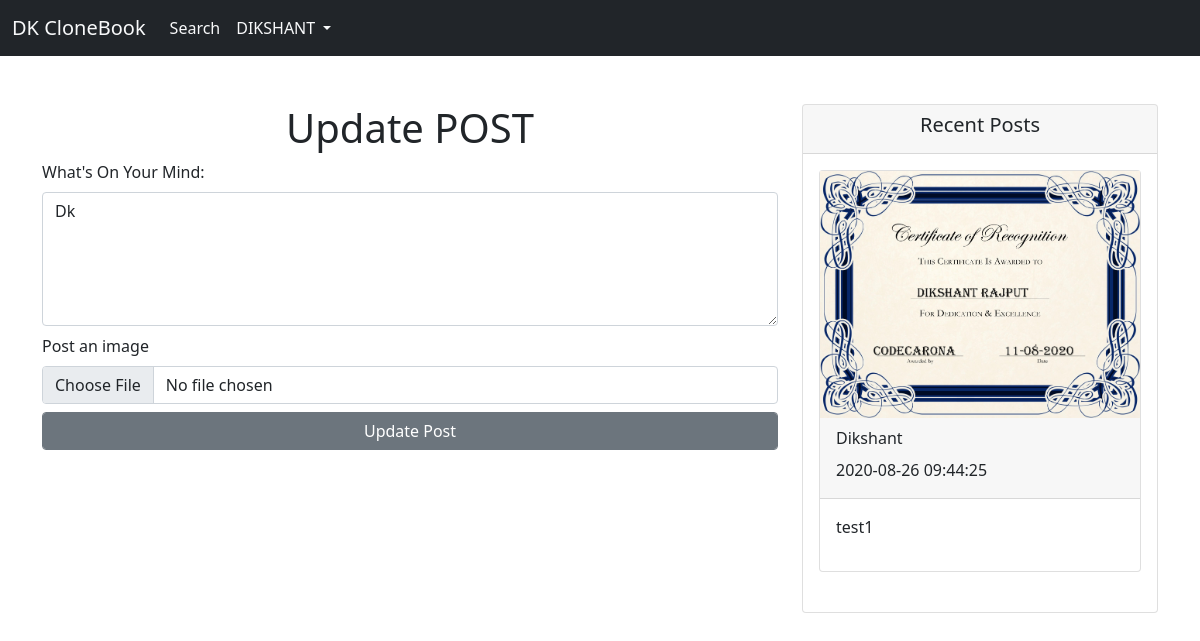
Page /updatepost.php?id=5 (signed in) on the committed database.
### tables this page shows
CREATE TABLE `posts` (
  `id` int(11) NOT NULL,
  `user_id` int(11) NOT NULL,
  `text` text NOT NULL,
  `image` varchar(255) NOT NULL,
  `added_on` datetime NOT NULL,
  `likes` int(11) NOT NULL,
  `comments` int(11) NOT NULL,
  `tag` int(11) NOT NULL
);

CREATE TABLE `users` (
  `id` int(11) NOT NULL,
  `name` varchar(255) NOT NULL,
  `username` varchar(255) NOT NULL,
  `password` varchar(255) NOT NULL,
  `last_login` bigint(20) NOT NULL,
  `profile_photo` varchar(255) NOT NULL DEFAULT 'blank.png'
);

### updatepost.php (the view, shortened to what this page needs)
<?php
    include "includes/header.inc.php";
    include "includes/connection.inc.php";
        ?>
        <?php
    $id = $_GET["id"];
    $query = "select posts.*,users.name from posts,users where posts.user_id=users.id and user_id=:user_id order by id desc limit 1";
        $stmt = $connection->prepare($query);
        $stmt->execute(["user_id"=>$_SESSION["user_id"]]);
    $output = '';
    if($stmt->rowCount()>0){
        $data = $stmt->fetchAll();
        foreach($data as $d){
            $output.='<div class="card mb-4">
                    <div class="card-img-top">
                        <img src="public/media/postImages/'.$d["image"].'" class="w-100">
                    </div>
                    <div class="card-header">
                        <p class="card-title">'.ucwords($d["name"]).'</p>
                        <p class="card-title">'.($d["added_on"]).'</p>
                    </div>
                    <div class="card-body">
                        <p>'.$d["text"].'</p>
                    </div>
                </div>';
        }
    }else{
        $output.='<div class="card">
                    <div class="card-header">
                        <p class="card-title">No posts yet</p>
                    </div>
                </div>';
    }
    $selectquery = "select * from posts where id=:id";
    $stmt = $connection->prepare($selectquery);
    $stmt->execute(["id"=>$id]);
    $data = $stmt->fetch();
    $text = $data["text"];
?>
<div class="container">
    <div class="row mt-5">
        <div class="col-lg-8">
            <div class="form">
            <h1 class="display-6 text-center">Update POST </h1>
                <form action="" method="post" enctype="multipart/form-data">
                    <div class="form-group mb-2">
                        <label class="form-label">What's On Your Mind:</label>
                        <textarea  placeholder="Write something here..." rows="5" class="form-control" name="text" ><?php if(isset($text)){echo $text;} ?></textarea>
                    </div>
                    <div class="form-group mb-2">
                        <label class="form-label">Post an image</label>
                        <input type="file" name="image" class="form-control">
                    </div>
                    <div class="form-group">
                        <button type="submit" name="post" class="form-control btn btn-secondary">Update Post</button>
                    </div>
                </form>
            </div>
        </div>
        <div class="col-lg-4 ml-auto">
            <div class="card">
                <div class="card-header">
                    <h5 class="card-title text-center">Recent Posts</h5>
                </div>
                <div class="card-body">
                    <?php if(isset($output)){echo $output;}?>
                </div>
            </div>
        </div>
    </div>
</div>
<?php include "includes/footer.inc.php";?>

### rows in the picture
posts: text "Dk"
posts: image (picture), user.name "Dikshant", added_on "2020-08-26 09:44:25", text "test1"

### other values in the picture
$_SESSION["username"] "DIKSHANT"
